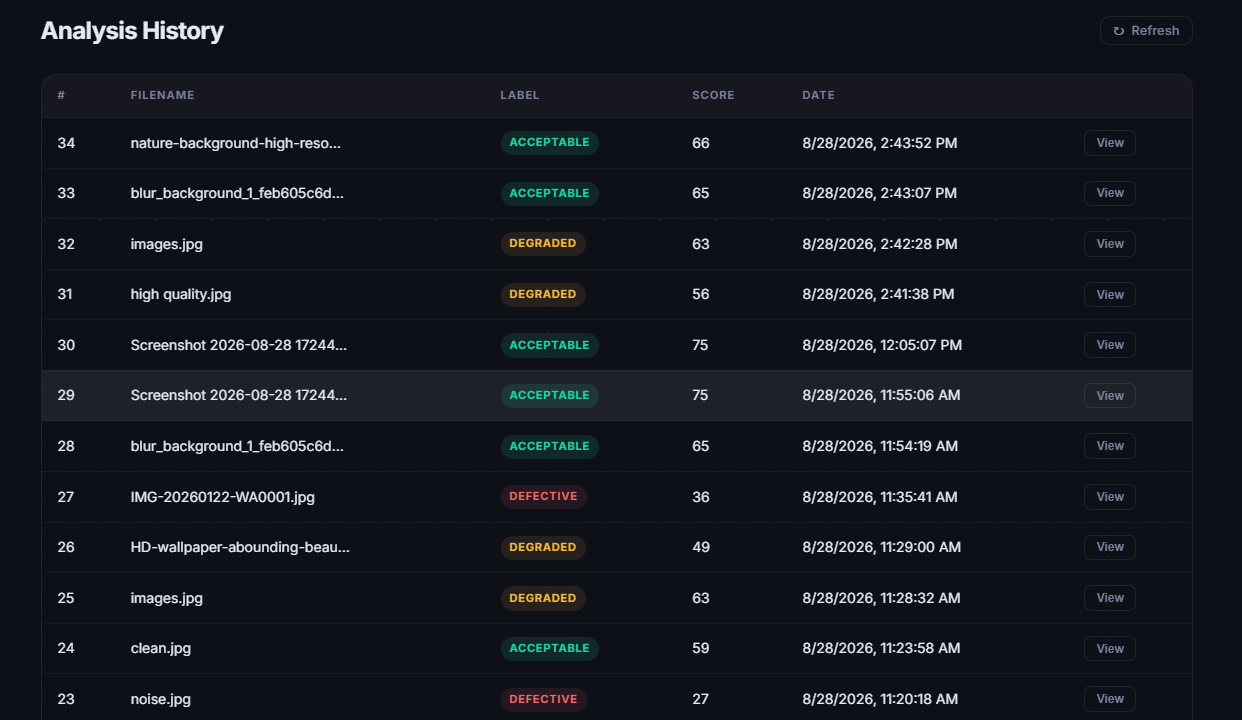
#> input picture history.png, 1242 x 720 px
$ python -i features.py   (imports and definitions only)   (older library calls are emulated)
#> lines starting #> are read from the running program, lines starting #| are printed output that depends on the picture; after the words box and inside, x2 and y2 are one past the last pixel; in counts of white or black regions, pixels touching at a corner belong together
#> further down, picture is the input picture: shape (720, 1242, 3); mean B, G, R 31.2, 23.8, 21.4
"""
Image quality feature extraction.

Every function here computes ONE interpretable signal about the image
(sharpness, brightness, noise, etc). We keep them separate and interpretable
on purpose -- this is what lets us explain *why* an image was flagged
(see explainability requirement in the assessment), not just spit out a score.
"""

import cv2
import numpy as np


def load_image_bgr(path_or_bytes):
    """Load image as BGR numpy array. Accepts a file path or raw bytes."""
    if isinstance(path_or_bytes, (bytes, bytearray)):
        if not path_or_bytes:
            return None  # Empty buffer — caller maps this to ValueError
        arr = np.frombuffer(path_or_bytes, dtype=np.uint8)
        img = cv2.imdecode(arr, cv2.IMREAD_COLOR)
    else:
        img = cv2.imread(str(path_or_bytes), cv2.IMREAD_COLOR)
    return img  # None if decode failed -> caller must handle "corrupted"


def sharpness_score(gray: np.ndarray) -> float:
    """
    Variance of the Laplacian. Intuition: sharp edges create large second
    derivatives; blur smooths them out. Low variance -> blurry image.
    Typical thresholds (empirical, tune on your data): <100 = very blurry,
    100-300 = soft/mild blur, >300 = sharp.
    """
    return float(cv2.Laplacian(gray, cv2.CV_64F).var())


def brightness_stats(gray: np.ndarray) -> dict:
    """
    Mean brightness (0-255) and the fraction of pixels that are near-black
    or near-white (clipped). A photo taken in a dark room clips toward 0;
    a photo taken facing the sun clips toward 255.
    """
    mean_brightness = float(gray.mean())
#> mean_brightness = 23.66
    total = gray.size
#> total = 894240
    dark_frac = float(np.sum(gray < 15) / total)
#> dark_frac = 0
    bright_frac = float(np.sum(gray > 240) / total)
#> bright_frac = 0
    return {
        "mean_brightness": mean_brightness,
        "dark_pixel_fraction": dark_frac,
        "bright_pixel_fraction": bright_frac,
    }


def contrast_score(gray: np.ndarray) -> float:
    """Standard deviation of pixel intensities. Low = flat/washed-out image."""
    return float(gray.std())


def noise_score(gray: np.ndarray) -> float:
    """
    Estimate noise using the difference between the image and a
    median-blurred version of itself. Median blur removes noise but
    keeps edges, so what's left over (residual) is mostly noise.
    High residual std -> noisy image (like grain in a low-light photo).
    """
    denoised = cv2.medianBlur(gray, 5)
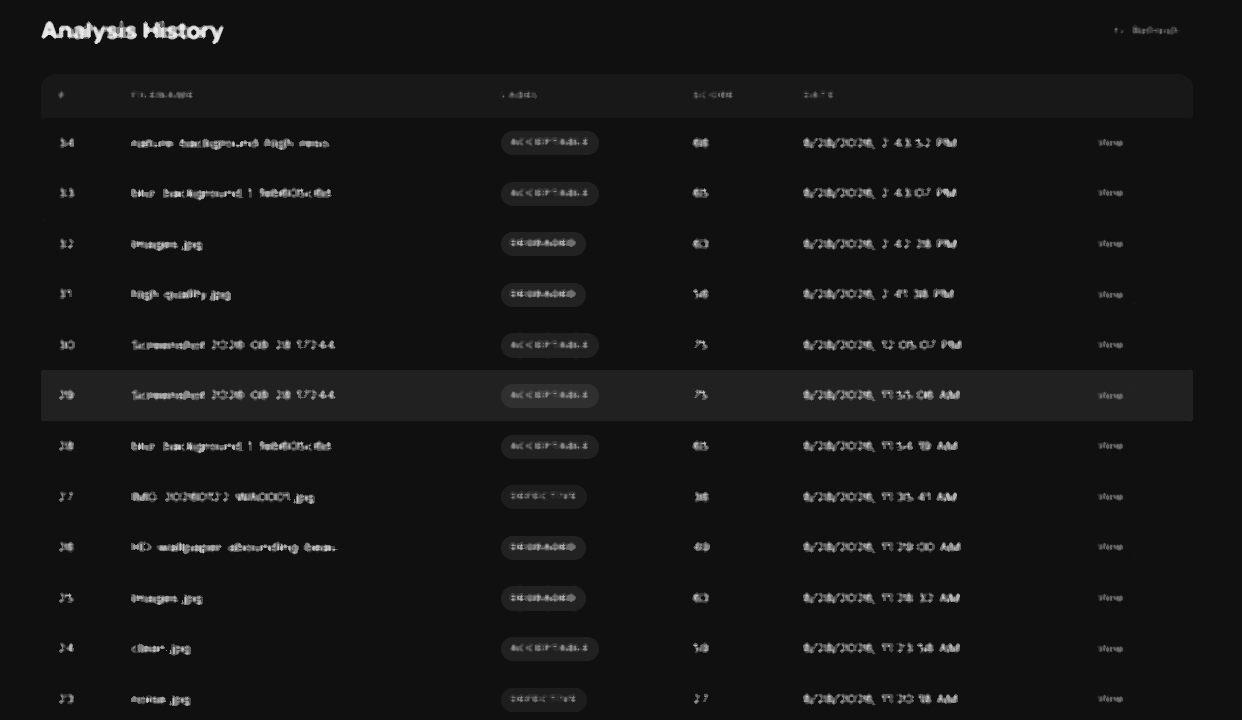
#> denoised: shape (720, 1242); min 16, max 234, mean 21.6
    residual = gray.astype(np.float32) - denoised.astype(np.float32)
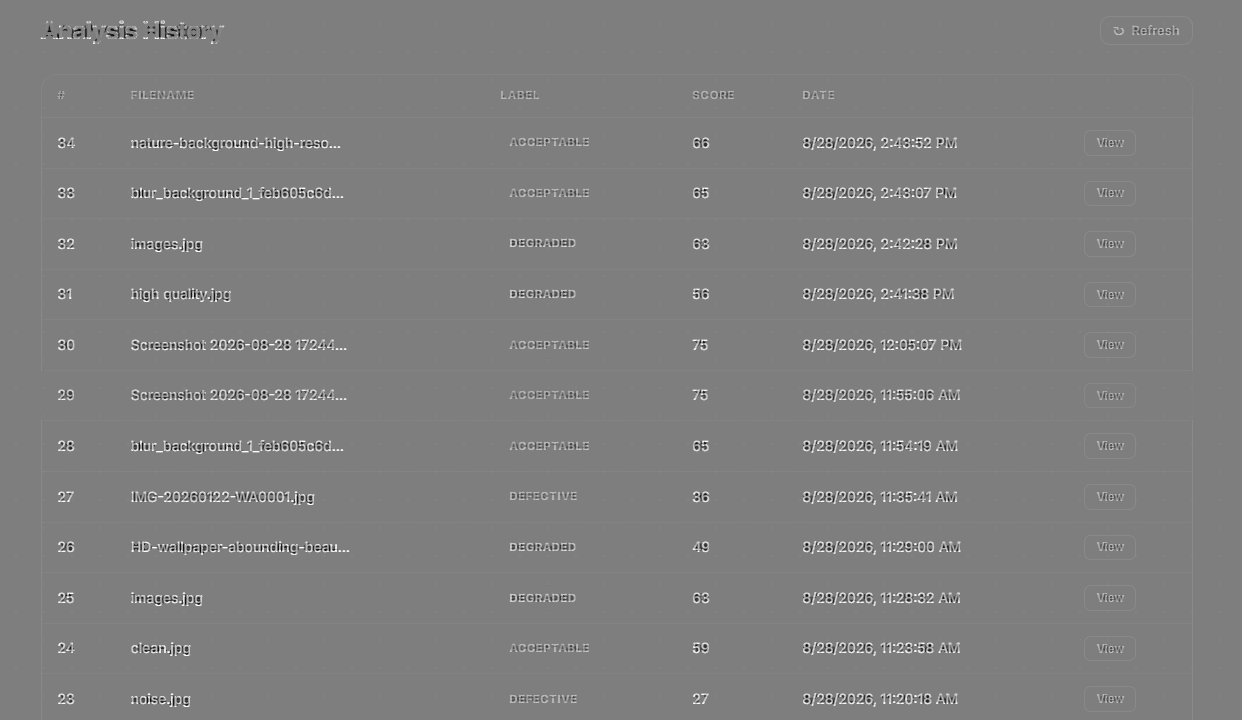
#> residual: shape (720, 1242) float32; min -214, max 218, mean 2.1; drawn with min black and max white
    return float(residual.std())


def saturation_stats(bgr: np.ndarray) -> dict:
    """Mean and std of saturation channel in HSV. Very low mean -> washed out."""
    hsv = cv2.cvtColor(bgr, cv2.COLOR_BGR2HSV)
#> hsv: shape (720, 1242, 3); mean H, S, V 113, 98, 31.7
    sat = hsv[:, :, 1].astype(np.float32)
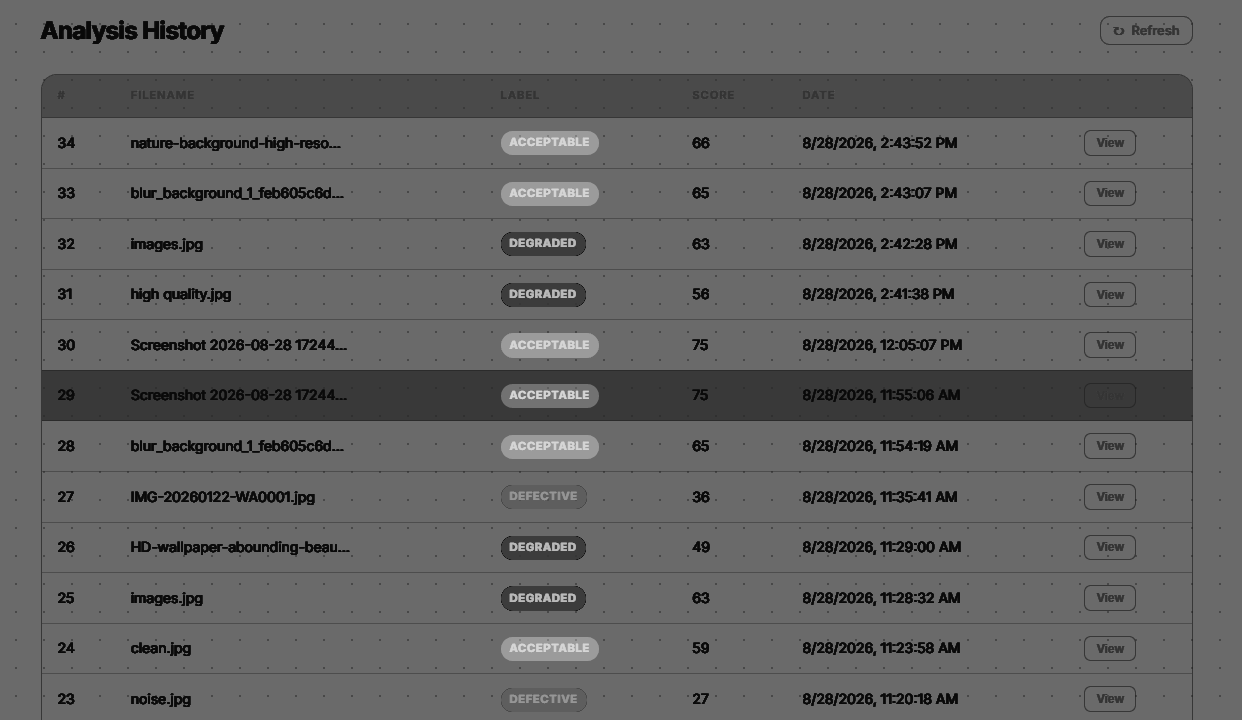
#> sat: shape (720, 1242) float32; min 8, max 215, mean 98
    return {"mean_saturation": float(sat.mean()), "std_saturation": float(sat.std())}


def edge_density(gray: np.ndarray) -> float:
    """
    Fraction of pixels detected as edges by Canny. Very low edge density
    combined with low sharpness is a strong blur signal (a sharp image of
    a truly flat wall is rare -- most real photos have texture somewhere).
    """
    edges = cv2.Canny(gray, 100, 200)
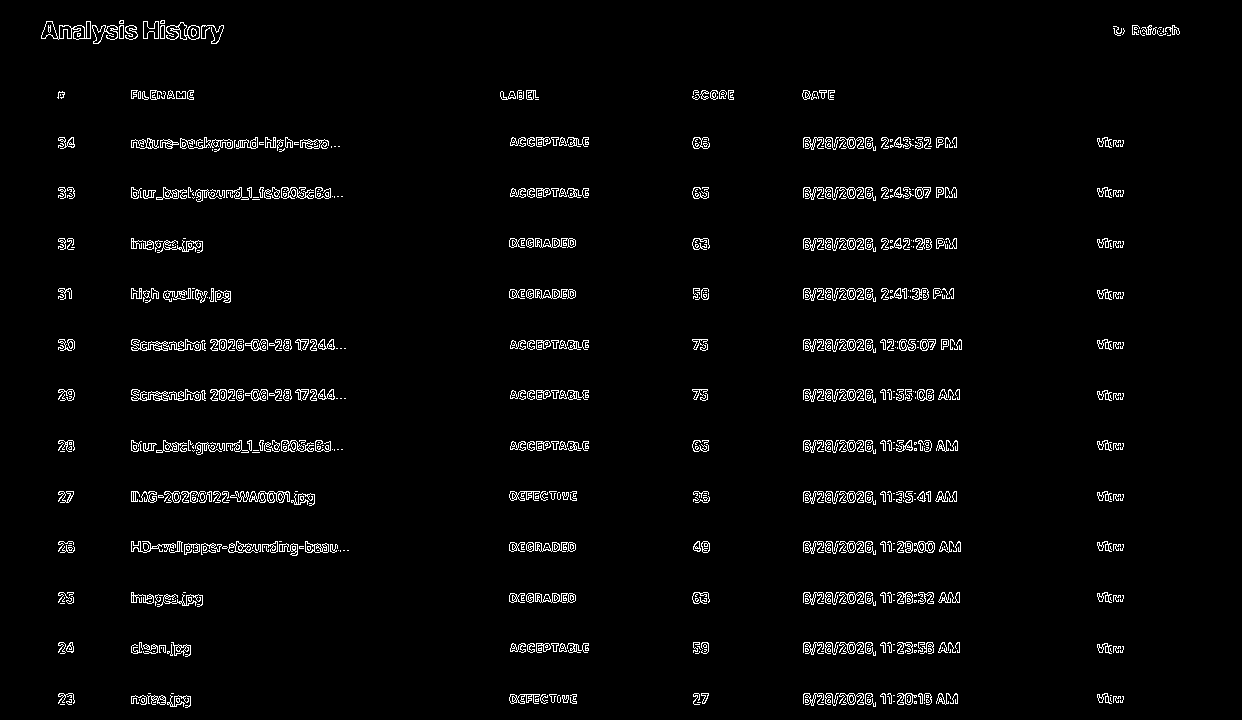
#> edges: shape (720, 1242); 2.9% white in thin lines or dots, all inside (x1, y1, x2, y2) = (41, 20, 1180, 708)
    return float(np.count_nonzero(edges) / edges.size)


def block_uniformity_score(gray: np.ndarray, block_size: int = 16) -> float:
    """
    Corruption/severe-degradation heuristic: split the image into blocks
    and count how many blocks are near-perfectly uniform (std ~ 0).
    Legitimate photos rarely have large flat regions of identical pixel
    values -- that pattern shows up in truncated/corrupted JPEGs where
    entire blocks fail to decode and get filled with a placeholder color.
    """
#> called with block_size = 16
    h, w = gray.shape
#> h = 720; w = 1242
    if h < block_size or w < block_size:
        return 0.0
    n_blocks = 0
    n_uniform = 0
    for y in range(0, h - block_size, block_size):
        for x in range(0, w - block_size, block_size):
            block = gray[y : y + block_size, x : x + block_size]
            n_blocks += 1
            if block.std() < 1.0:
                n_uniform += 1
#> after the loop, n_blocks = 3388; n_uniform = 1301
    return float(n_uniform / n_blocks) if n_blocks else 0.0


def extract_features(bgr: np.ndarray) -> dict:
    """
    Run the full feature pipeline on a loaded BGR image and return a flat
    dict. This dict is what gets: (a) fed to the ML model, and (b) shown
    to the user for explainability.
    """
    gray = cv2.cvtColor(bgr, cv2.COLOR_BGR2GRAY)

    feats = {}
    feats["sharpness"] = sharpness_score(gray)
    feats.update(brightness_stats(gray))
    feats["contrast"] = contrast_score(gray)
    feats["noise"] = noise_score(gray)
    feats.update(saturation_stats(bgr))
    feats["edge_density"] = edge_density(gray)
    feats["block_uniformity"] = block_uniformity_score(gray)
    feats["height"], feats["width"] = gray.shape

    return feats


FEATURE_ORDER = [
    "sharpness",
    "mean_brightness",
    "dark_pixel_fraction",
    "bright_pixel_fraction",
    "contrast",
    "noise",
    "mean_saturation",
    "std_saturation",
    "edge_density",
    "block_uniformity",
]


def features_to_vector(feats: dict) -> np.ndarray:
    """Convert the feature dict to a fixed-order numpy vector for the model."""
    return np.array([feats[k] for k in FEATURE_ORDER], dtype=np.float32)

>>> import cv2
>>> picture = cv2.imread('../history.png')
>>> result = extract_features(picture)
#> result = 12 items
